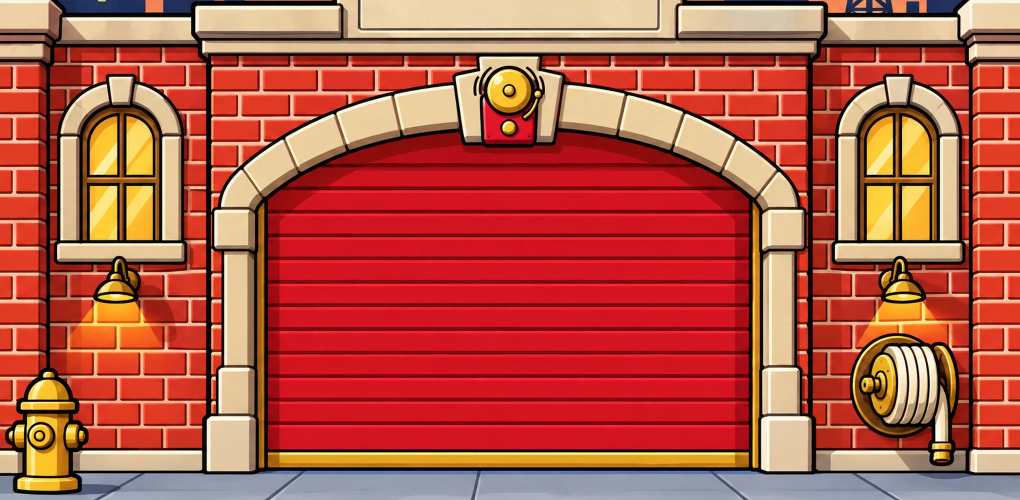
#> input picture game/dist/assets/environment/base_landscape.webp, 2039 x 1000 px, found by its file name (shown at 1/2 size); its folder holds 4 pictures in this run
$ python derive_lod_textures.py
#> lines starting #> are read from the running program, lines starting #| are printed output that depends on the picture
#!/usr/bin/env python3
"""Derive the LOD texture set (H-06): static/assets/<path> -> static/assets/lod/<path> at LOD_SCALE, and regenerate
src/game/lod.generated.ts (LOD_SCALE + the sorted set of files actually written) so game/assets.ts / assetsScene.ts
can select the LOD path when the static quality tier is not 'high'.

Only the big presentation plates are derived: the environment plates, the win-rung signs, the max-win cards, the
splash feature cards and the Inferno buy card. Facades, board frame, cells and symbols carry pixel meta or are
lossless masters and are NOT in the list.

Each source is resized in premultiplied space (RGBa -> LANCZOS -> RGBA; alpha kept) and written as WebP: lossless
when the source WebP is lossless (VP8L), q90 otherwise. Sources are never modified. Re-run after any of them is
regenerated (tools/art/*).

    python3 tools/perf/derive_lod_textures.py
"""
from __future__ import annotations

import os
import struct
import sys

from PIL import Image

ROOT = os.path.dirname(os.path.dirname(os.path.dirname(os.path.abspath(__file__))))
APP = os.path.join(ROOT, "apps", "piggy_firefighters")
ASSETS = os.path.join(APP, "static", "assets")
OUT = os.path.join(ASSETS, "lod")
GENERATED = os.path.join(APP, "src", "game", "lod.generated.ts")

LOD_SCALE = 0.625
LOSSY_QUALITY = 90

LOD_FILES = [
    *(f"environment/{scene}_{orient}.webp" for scene in ("base", "backdraft", "rescue", "inferno") for orient in ("landscape", "portrait")),
    *(f"winrungs/signs/{tier}.webp" for tier in ("big", "huge", "mega", "epic", "max")),
    "maxwin/max_win_card_16x9.webp",
    "maxwin/max_win_card_portrait.webp",
    "splash/card_rescue.webp",
    "splash/card_backdraft.webp",
    "splash/card_alarm.webp",
    "buycards/inferno.webp",
]


def webp_is_lossless(path: str) -> bool:
    """Walk the RIFF chunks: a VP8L bitstream is lossless, VP8 is lossy (VP8X wraps either)."""
    with open(path, "rb") as fh:
        data = fh.read()
    assert data[:4] == b"RIFF" and data[8:12] == b"WEBP", path
    pos = 12
    while pos + 8 <= len(data):
        fourcc = data[pos : pos + 4]
        size = struct.unpack("<I", data[pos + 4 : pos + 8])[0]
        if fourcc == b"VP8L":
            return True
        if fourcc == b"VP8 ":
            return False
        pos += 8 + size + (size & 1)
    raise ValueError(f"no VP8/VP8L chunk in {path}")


def resize_premultiplied(img: Image.Image, scale: float) -> Image.Image:
    w, h = img.size
    size = (max(1, round(w * scale)), max(1, round(h * scale)))
    if img.mode == "RGBA":
        return img.convert("RGBa").resize(size, Image.LANCZOS).convert("RGBA")
    return img.convert("RGB").resize(size, Image.LANCZOS)


def derive(rel: str) -> tuple[int, int, str, tuple[int, int]]:
    src = os.path.join(ASSETS, rel)
    dst = os.path.join(OUT, rel)
    os.makedirs(os.path.dirname(dst), exist_ok=True)
    lossless = webp_is_lossless(src)
    with Image.open(src) as im:
        has_alpha = im.mode in ("RGBA", "LA", "P") and ("transparency" in im.info or im.mode in ("RGBA", "LA"))
        img = im.convert("RGBA" if has_alpha else "RGB")
    small = resize_premultiplied(img, LOD_SCALE)
    if lossless:
        small.save(dst, "WEBP", lossless=True, exact=True, method=6)
        mode = "lossless"
    else:
        small.save(dst, "WEBP", quality=LOSSY_QUALITY, method=6)
        mode = f"q{LOSSY_QUALITY}"
    return os.path.getsize(src), os.path.getsize(dst), mode + ("+alpha" if has_alpha else ""), small.size


def write_generated(files: list[str]) -> None:
    body = "\n".join(f"\t'{f}'," for f in sorted(files))
    text = (
        "// GENERATED by tools/perf/derive_lod_textures.py — do not edit by hand.\n"
        "// Files under static/assets/lod/<path> exist at LOD_SCALE of the original static/assets/<path>.\n"
        f"export const LOD_SCALE = {LOD_SCALE};\n"
        "export const LOD_FILES: ReadonlySet<string> = new Set([\n"
        f"{body}\n"
        "]);\n"
    )
    with open(GENERATED, "w", encoding="utf-8") as fh:
        fh.write(text)


def main() -> int:
    written = []
    total_src = total_dst = 0
    for rel in LOD_FILES:
        src_b, dst_b, mode, size = derive(rel)
#> in derive, im is the input picture: PIL image 2039x1000 RGB; mean R, G, B 181.1, 87.1, 68.9
#> in derive, `has_alpha = im.mode in ("RGBA", "LA", "P") and ("transparency" in im.i..`: has_alpha = False
#> in resize_premultiplied, `return img.convert("RGB").resize(size, Image.LANCZOS)`:
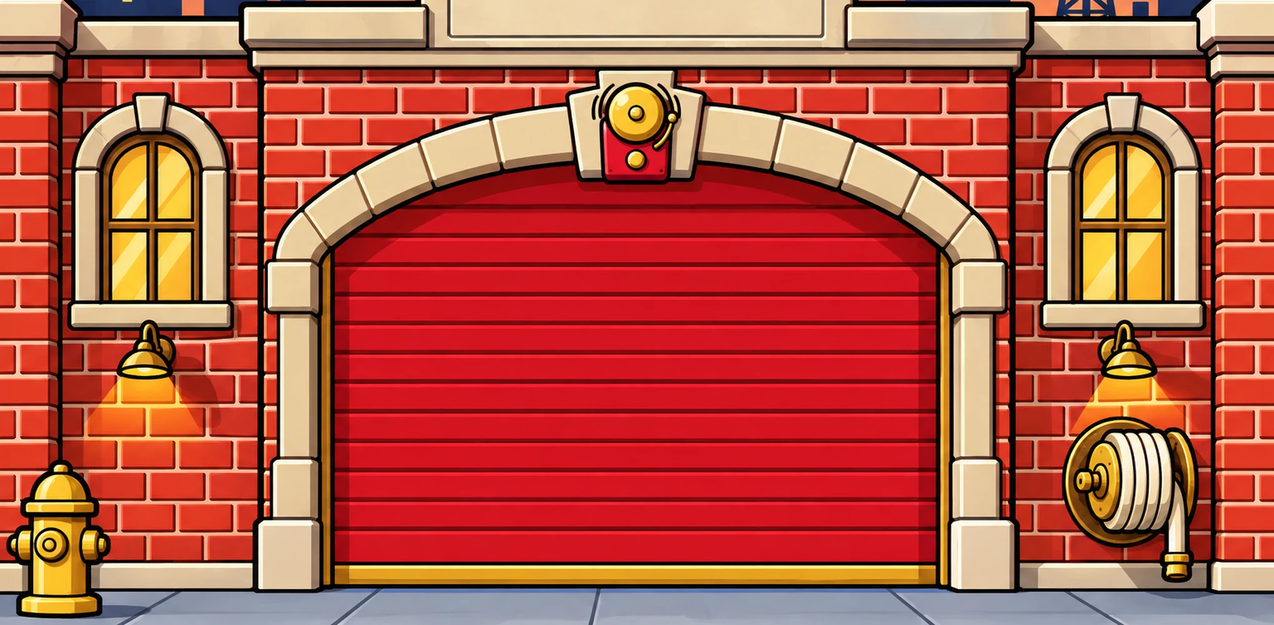
#> returned value: PIL image 1274x625 RGB; mean R, G, B 181, 87.2, 69
#> src_b = 170884; dst_b = 104350; mode = 'q90'; size = (1274, 625)
        written.append(rel)
        total_src += src_b
#> total_src = 170884
        total_dst += dst_b
#> total_dst = 104350
        print(f"{rel:<40} {mode:<14} {size[0]}x{size[1]:<5} {src_b:>8,} -> {dst_b:>8,} ({dst_b / src_b - 1:+.0%})")
#| environment/base_landscape.webp          q90            1274x625    170,884 ->  104,350 (-39%)
#> pass 2 of the loop in main, `for rel in LOD_FILES:`:
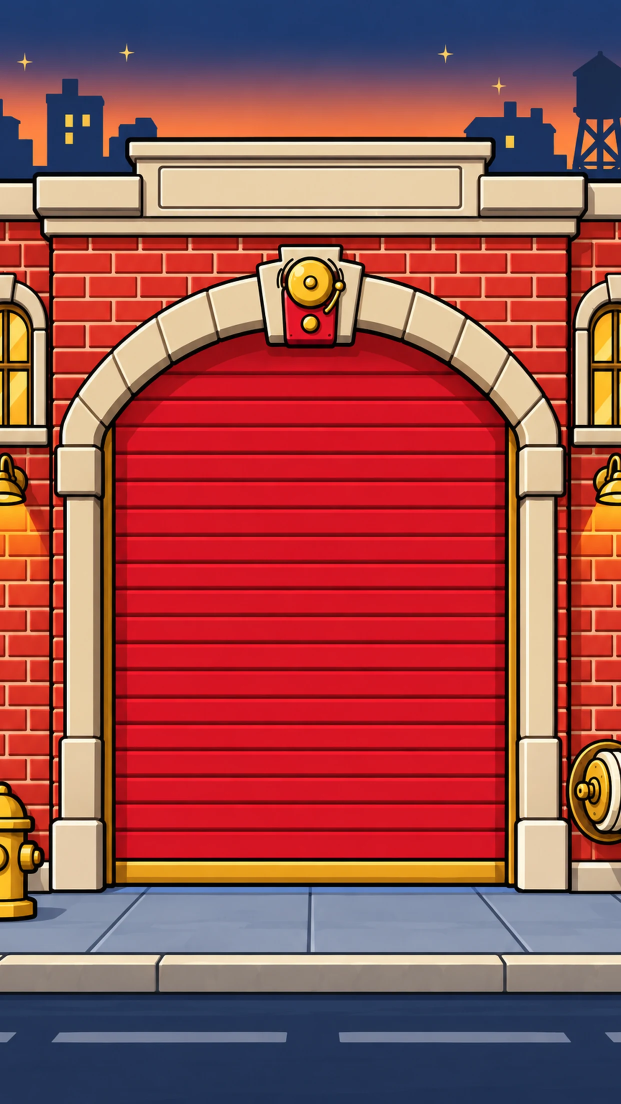
#> input picture game/dist/assets/environment/base_portrait.webp, 1242 x 2208 px, found by its file name (shown at 1/2 size)
#> in derive, im is the input picture: PIL image 1242x2208 RGB; mean R, G, B 154.4, 79.9, 78.6
#> in resize_premultiplied (call 2), `return img.convert("RGB").resize(size, Image.LANCZOS)`:
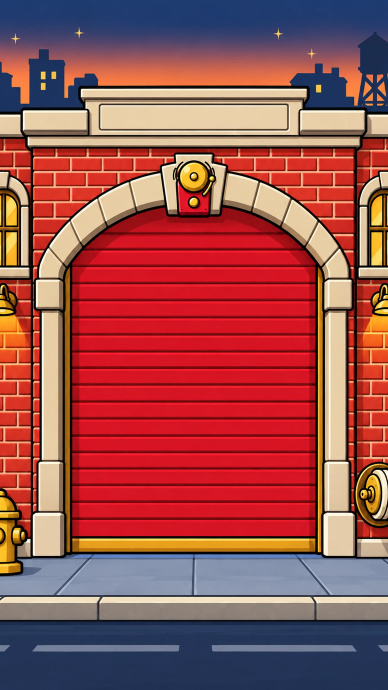
#> returned value: PIL image 776x1380 RGB (shown at 1/2 size); mean R, G, B 154.4, 79.9, 78.6
#> in main, `src_b, dst_b, mode, size = derive(rel)`: src_b = 141188; dst_b = 88592; size = (776, 1380)
#> total_src = 312072
#> total_dst = 192942
#| environment/base_portrait.webp           q90            776x1380   141,188 ->   88,592 (-37%)
#> pass 3 of the loop in main, `for rel in LOD_FILES:`:
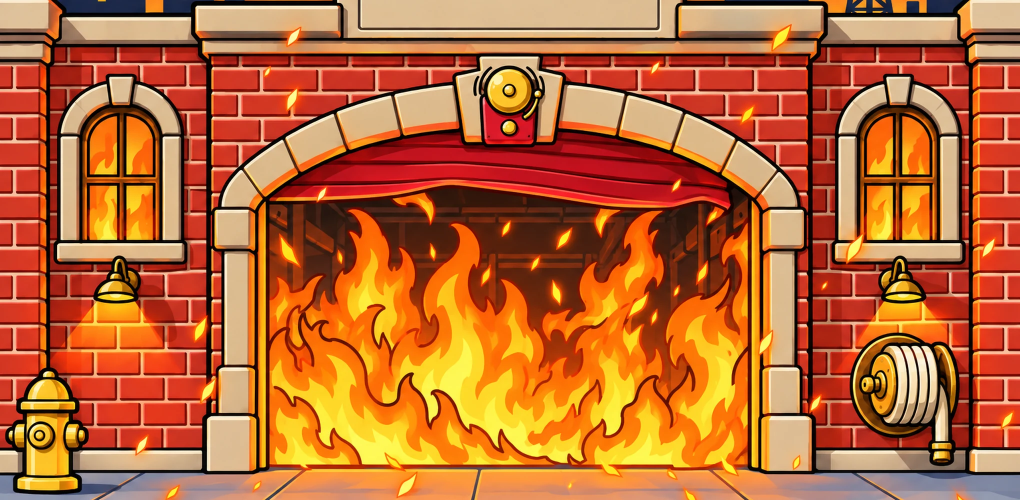
#> input picture game/dist/assets/environment/backdraft_landscape.webp, 2039 x 1000 px, found by its file name (shown at 1/2 size)
#> in derive, im is the input picture: PIL image 2039x1000 RGB; mean R, G, B 185.6, 103.5, 52.6
#> in resize_premultiplied (call 3), `return img.convert("RGB").resize(size, Image.LANCZOS)`:
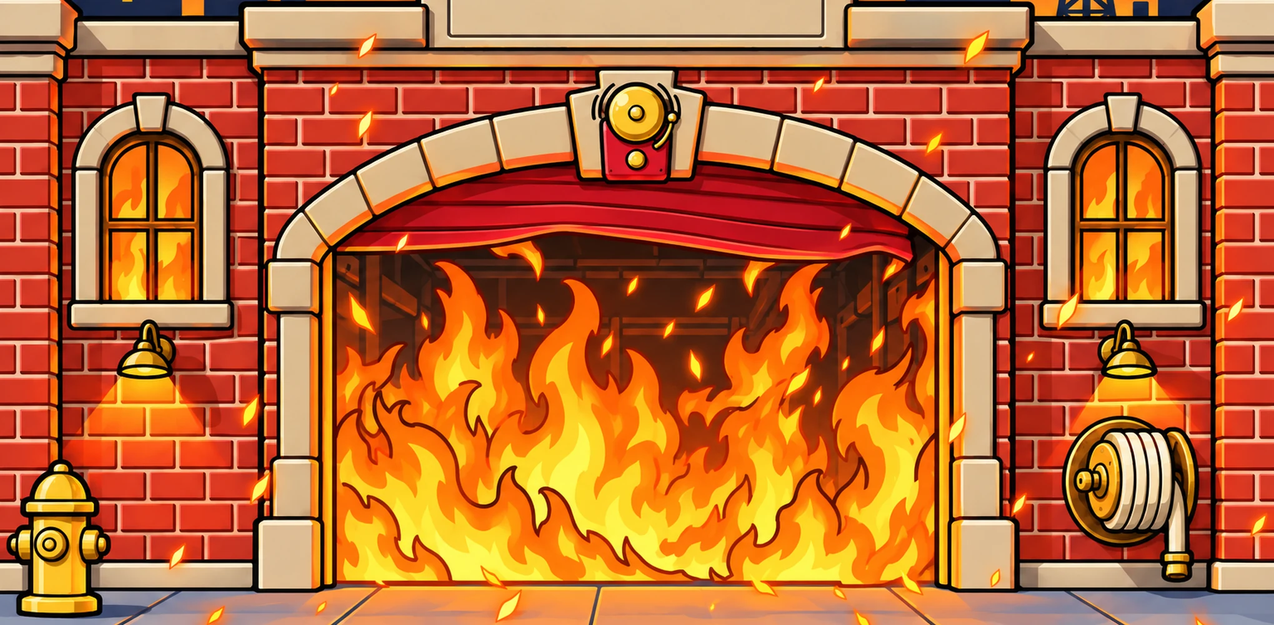
#> returned value: PIL image 1274x625 RGB; mean R, G, B 185.6, 103.5, 52.7
#> in main, `src_b, dst_b, mode, size = derive(rel)`: src_b = 252172; dst_b = 156248; size = (1274, 625)
#> total_src = 564244
#> total_dst = 349190
#| environment/backdraft_landscape.webp     q90            1274x625    252,172 ->  156,248 (-38%)
#> the loop made 5 passes; the first 3 are shown
    write_generated(written)
    print(f"TOTAL {len(written)} files {total_src:,} -> {total_dst:,} ({total_dst / total_src - 1:+.0%}); wrote {os.path.relpath(GENERATED, ROOT)}")
    return 0


if __name__ == "__main__":
#> (the run stopped early here; a loop or call above may not have finished)
